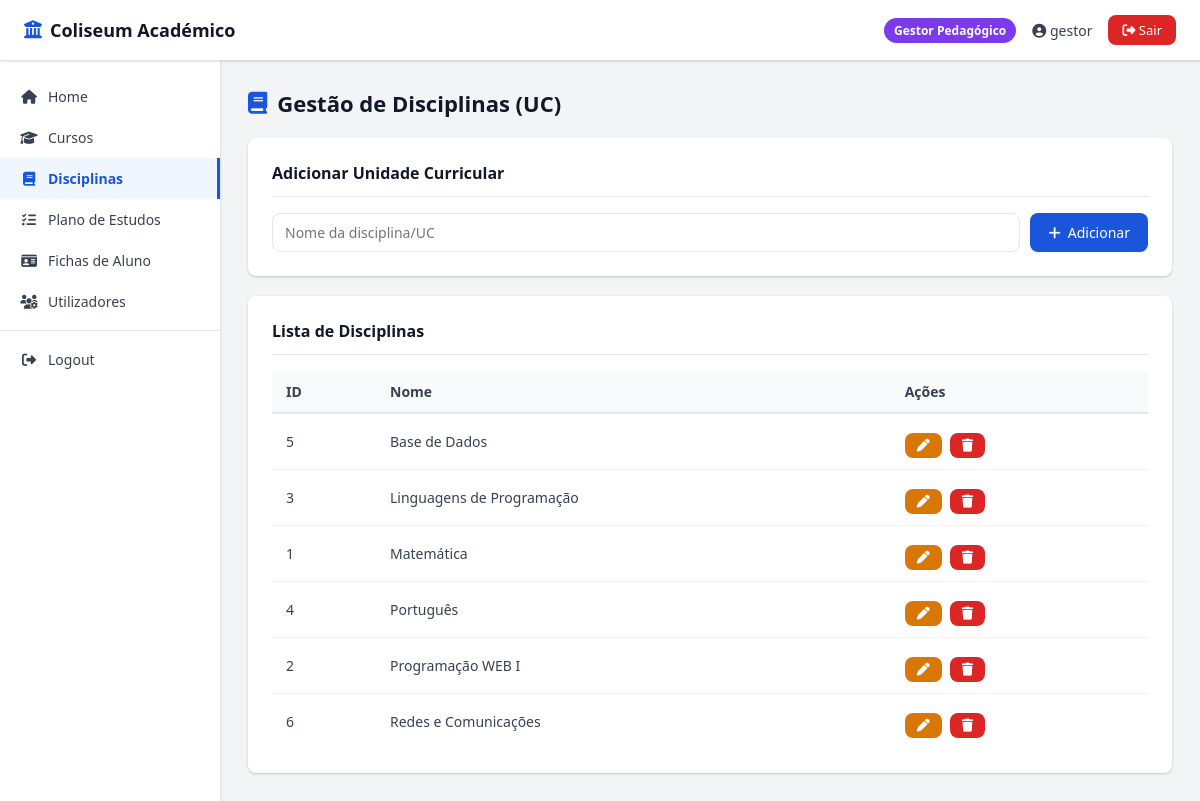
Page /disciplinas.php (signed in) on the committed database.
### tables this page shows
CREATE TABLE `disciplinas` (
  `ID` int(11) NOT NULL,
  `Nome_disc` varchar(200) NOT NULL
);

### disciplinas.php (the view, shortened to what this page needs)
<?php
require_once 'acessoBD.php';
require_once 'includes/layout.php';
$disciplinas = $pdo->query('SELECT * FROM disciplinas ORDER BY Nome_disc')->fetchAll();
?>
<h1 class="page-title">
  <i class="fa-solid fa-book"></i>
  Gestão de Disciplinas (UC)
</h1>
<div class="card">
  <div class="card-title">Adicionar Unidade Curricular</div>
  <form method="POST" class="form-flex">
    <input class="form-control input-flex" type="text" name="nome" placeholder="Nome da disciplina/UC" required>
    <button class="btn btn-primary" type="submit" name="add">
      <i class="fa-solid fa-plus"></i> Adicionar
    </button>
  </form>
</div>
<div class="card">
  <div class="card-title">Lista de Disciplinas</div>
  <div class="table-wrap">
    <table>
      <tr>
        <th>ID</th>
        <th>Nome</th>
        <th>Ações</th>
      </tr>
      <?php foreach ($disciplinas as $row): ?>
        <tr>
          <td><?= $row['ID'] ?></td>
          <td><?= htmlspecialchars($row['Nome_disc']) ?></td>
          <td>
            <div class="btn-group">
              <a class="btn btn-warning btn-sm" href="?edit=<?= $row['ID'] ?>">
                <i class="fa-solid fa-pen"></i>
              </a>
              <a class="btn btn-danger btn-sm" href="?del=<?= $row['ID'] ?>"
                onclick="return confirm('Remover disciplina?')">
                <i class="fa-solid fa-trash"></i>
              </a>
            </div>
          </td>
        </tr>
      <?php endforeach; ?>
    </table>
  </div>
</div>

### includes/layout.php (style rules this page uses)
:root { --primary: #1a56db; --primary-d: #1540a8; --gestor: #7c3aed; --funcionario: #0891b2; --aluno: #059669; --danger: #dc2626; --warning: #d97706; --success: #16a34a; --gray-50: #f9fafb; --gray-100: #f3f4f6; --gray-200: #e5e7eb; --gray-500: #6b7280; --gray-700: #374151; --gray-900: #111827; --radius: 8px; --shadow: 0 1px 3px rgba(0, 0, 0, .12), 0 1px 2px rgba(0, 0, 0, .08); }
* { margin: 0; padding: 0; box-sizing: border-box; font-family: 'Segoe UI', Arial, sans-serif; }
body { background: var(--gray-100); min-height: 100vh; display: flex; flex-direction: column; }
.page-title { font-size: 22px; font-weight: 700; color: var(--gray-900); margin-bottom: 20px; display: flex; align-items: center; gap: 10px; }
.page-title i { color: var(--primary); }
.card { background: white; border-radius: var(--radius); padding: 24px; box-shadow: var(--shadow); margin-bottom: 20px; }
.card-title { font-size: 16px; font-weight: 600; color: var(--gray-900); margin-bottom: 16px; padding-bottom: 12px; border-bottom: 1px solid var(--gray-200); }
.form-control { width: 100%; padding: 9px 12px; border: 1px solid var(--gray-200); border-radius: var(--radius); font-size: 14px; transition: .2s; background: white; }
.btn { display: inline-flex; align-items: center; gap: 7px; padding: 9px 18px; border-radius: var(--radius); font-size: 14px; font-weight: 500; cursor: pointer; text-decoration: none; border: none; transition: .2s; }
.btn-primary { background: var(--primary); color: white; }
.btn-danger { background: var(--danger); color: white; }
.btn-warning { background: var(--warning); color: white; }
.btn-sm { padding: 6px 12px; font-size: 13px; }
.btn-group { display: flex; gap: 8px; flex-wrap: wrap; margin-top: 8px; }
.table-wrap { overflow-x: auto; }
table { width: 100%; border-collapse: collapse; }
th, td { padding: 11px 14px; text-align: left; font-size: 14px; }
th { background: var(--gray-50); font-weight: 600; color: var(--gray-700); border-bottom: 2px solid var(--gray-200); }
td { border-bottom: 1px solid var(--gray-100); color: var(--gray-700); }
tr:last-child td { border-bottom: none; }

### disciplinas.php (style rules this page uses)
.form-flex { display: flex; gap: 10px; flex-wrap: wrap; }
.input-flex { flex: 1; min-width: 220px; }

### rows in the picture
disciplinas: ID "5", Nome_disc "Base de Dados"
disciplinas: ID "3", Nome_disc "Linguagens de Programação"
disciplinas: ID "1", Nome_disc "Matemática"
disciplinas: ID "4", Nome_disc "Português"
disciplinas: ID "2", Nome_disc "Programação WEB I"
disciplinas: ID "6", Nome_disc "Redes e Comunicações"

### other values in the picture
$grupoNome "Gestor Pedagógico"
$user "gestor"
$item['label'] "Home"
$item['label'] "Cursos"
$item['label'] "Disciplinas"
$item['label'] "Plano de Estudos"
$item['label'] "Fichas de Aluno"
$item['label'] "Utilizadores"
